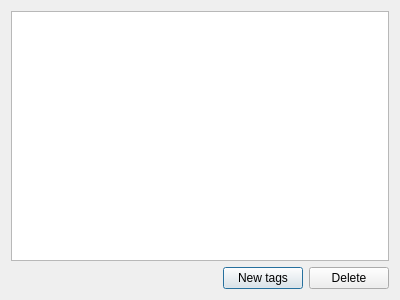
<?xml version="1.0" encoding="UTF-8"?>
<ui version="4.0">
 <class>TagManageDialog</class>
 <widget class="QDialog" name="TagManageDialog">
  <property name="geometry">
   <rect>
    <x>0</x>
    <y>0</y>
    <width>400</width>
    <height>300</height>
   </rect>
  </property>
  <property name="windowTitle">
   <string>Edit Tags</string>
  </property>
  <layout class="QVBoxLayout" name="verticalLayout">
   <item>
    <widget class="QListWidget" name="tagsListWidget"/>
   </item>
   <item>
    <layout class="QHBoxLayout" name="horizontalLayout">
     <item>
      <spacer name="horizontalSpacer">
       <property name="orientation">
        <enum>Qt::Horizontal</enum>
       </property>
       <property name="sizeHint" stdset="0">
        <size>
         <width>40</width>
         <height>20</height>
        </size>
       </property>
      </spacer>
     </item>
     <item>
      <widget class="QPushButton" name="newTagsBtn">
       <property name="text">
        <string>New tags</string>
       </property>
      </widget>
     </item>
     <item>
      <widget class="QPushButton" name="delBtn">
       <property name="text">
        <string>Delete</string>
       </property>
      </widget>
     </item>
    </layout>
   </item>
  </layout>
 </widget>
 <layoutdefault spacing="6" margin="11"/>
 <resources/>
 <connections/>
</ui>
